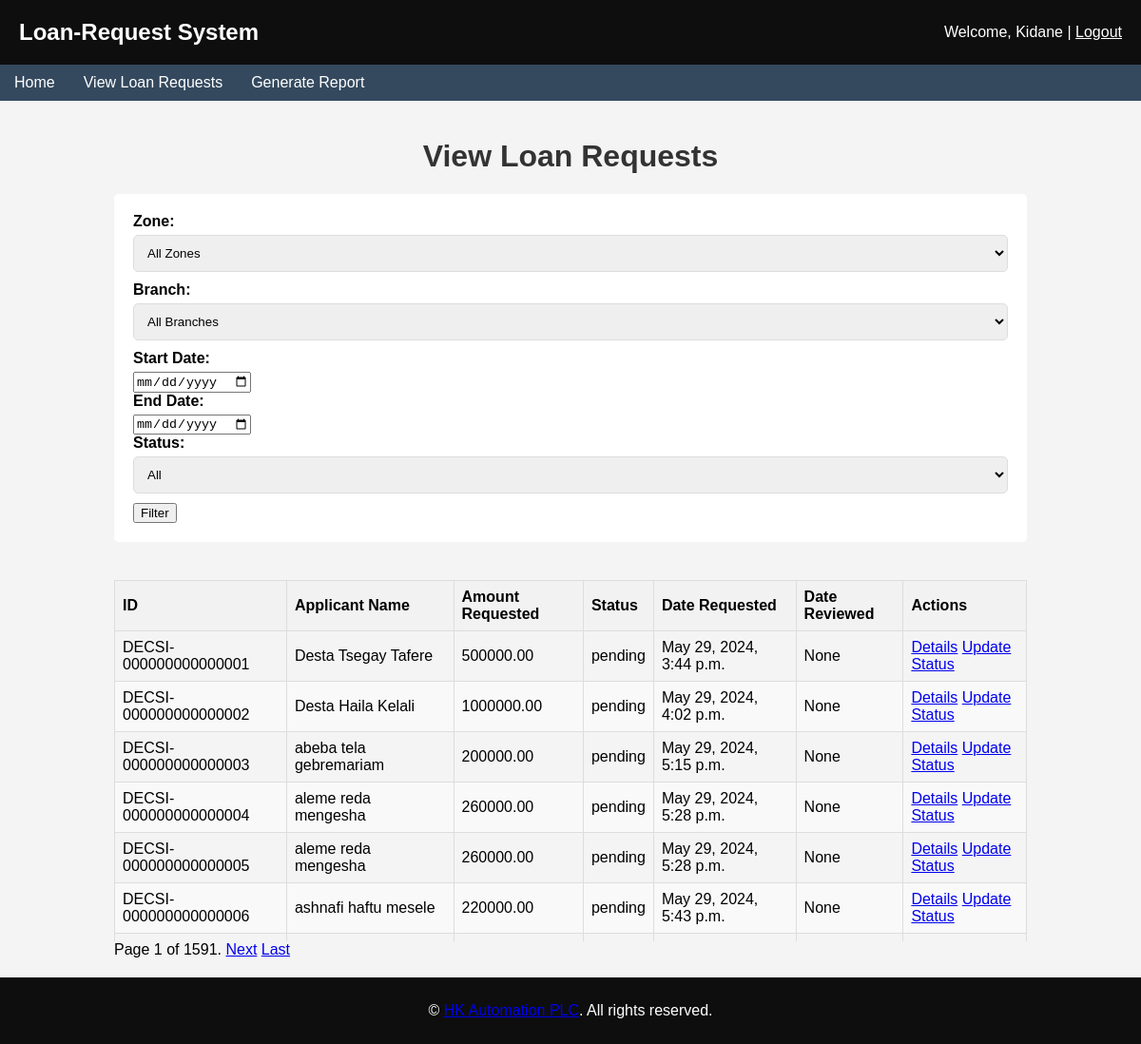
The app's page /view_loan_requests_operation_manager/ (signed in) with its own data.
### loans/models.py (models this page shows, shortened)
class CustomUser(AbstractUser):
    USER_ROLES = [
        ('loan_officer', 'Loan Officer'),
        ('finance', 'Finance'),
        ('operational_manager', 'Operational Manager'),
        ('manager', 'Manager')
    ]
    role = models.CharField(max_length=20, choices=USER_ROLES)
    phone_number = models.CharField(max_length=20)
    zone = models.ForeignKey(Zone, on_delete=models.SET_NULL, null=True, blank=True)
    branch = models.ForeignKey(Branch, on_delete=models.SET_NULL, null=True, blank=True)

class LoanRequest(models.Model):
    loan_request_id = models.CharField(max_length=22, unique=True)
    applicant_name = models.CharField(max_length=255)
    phone_number = models.CharField(max_length=15, default='0953333311')
    email = models.EmailField()
    category = models.ForeignKey(LoanCategory, on_delete=models.CASCADE)
    collateral = models.ForeignKey(CollateralType, on_delete=models.CASCADE)
    amount_requested = models.DecimalField(max_digits=20, decimal_places=2)
    reason = models.TextField()
    status = models.CharField(max_length=20, default='pending')
    operation_manager_approval = models.BooleanField(default=False)
    finance_approval = models.BooleanField(default=False)
    date_requested = models.DateTimeField()
    date_reviewed = models.DateTimeField(null=True, blank=True)
    branch = models.ForeignKey(Branch, on_delete=models.CASCADE)
    customer_history = models.CharField(null=True, blank=True, max_length=50, choices=[('new', 'New'), ('existing', 'Existing')])

### loans/views.py (the view)
# urls.py: path('view_loan_requests_operation_manager/', views.view_loan_requests_operation_manager, name='view_loan_requests_operation_manager'),
@login_required
@user_passes_test(lambda u: u.role == 'operational_manager')
def view_loan_requests_operation_manager(request):
    loan_requests = LoanRequest.objects.all()  # Operation managers can see all requests
    zone_id = request.GET.get('zone_id')
    branch_id = request.GET.get('branch_id')
    start_date = request.GET.get('start_date')
    end_date = request.GET.get('end_date')
    status = request.GET.get('status')
    if zone_id:
        loan_requests = loan_requests.filter(branch__zone_id=zone_id)
    if branch_id:
        loan_requests = loan_requests.filter(branch_id=branch_id)
    if start_date and end_date:
        loan_requests = loan_requests.filter(date_requested__range=[start_date, end_date])
    if status:
        loan_requests = loan_requests.filter(status=status)
    paginator = Paginator(loan_requests, 10)  # Show 10 loan requests per page
    page_number = request.GET.get('page')
    page_obj = paginator.get_page(page_number)
    context = {
        'page_obj': page_obj,
        'zones': Zone.objects.all(),
        'branches': Branch.objects.all(),
    }
    return render(request, 'loans/view_loan_requests_operation_manager.html', context)

### templates/loans/view_loan_requests_operation_manager.html (shortened to what this page needs)
{% extends "base.html" %}
{% block content %}
<h1>View Loan Requests</h1>
<form method="get">
    <label for="zone">Zone:</label>
    <select name="zone_id" id="zone">
        <option value="">All Zones</option>
    </select>
    <label for="branch">Branch:</label>
    <select name="branch_id" id="branch">
        <option value="">All Branches</option>
    </select>
    <label for="start_date">Start Date:</label>
    <input type="date" name="start_date" id="start_date">
    <label for="end_date">End Date:</label>
    <input type="date" name="end_date" id="end_date">
    <label for="status">Status:</label>
    <select name="status" id="status">
        <option value="">All</option>
    </select>
    <button type="submit">Filter</button>
</form>
<div class="table-container">
    <table>
        <thead>
            <tr>
                <th>ID</th>
                <th>Applicant Name</th>
                <th>Amount Requested</th>
                <th>Status</th>
                <th>Date Requested</th>
                <th>Date Reviewed</th>
                <th>Actions</th>
            </tr>
        </thead>
        <tbody>
            {% for loan_request in page_obj %}
            <tr>
                <td>{{ loan_request.loan_request_id }}</td>
                <td>{{ loan_request.applicant_name }}</td>
                <td>{{ loan_request.amount_requested }}</td>
                <td>{{ loan_request.status }}</td>
                <td>{{ loan_request.date_requested }}</td>
                <td>{{ loan_request.date_reviewed }}</td>
                <td>
                    <a href="{% url 'loan_request_detail_operation_manager' loan_request.id %}">Details</a>
                    {% if user.role == 'operational_manager' %}
                        <a href="{% url 'update_operation_manager_approval' loan_request.id %}">Update Status</a>
                    {% endif %}
                </td>
            </tr>
            {% endfor %}
        </tbody>
    </table>
</div>
<div class="pagination">
    <span class="step-links">
        <span class="current">
            Page {{ page_obj.number }} of {{ page_obj.paginator.num_pages }}.
        </span>
        {% if page_obj.has_next %}
            <a href="?page={{ page_obj.next_page_number }}{% if request.GET %}&{% for key, value in request.GET.items %}{% if key != 'page' %}&{{ key }}={{ value }}{% endif %}{% endfor %}{% endif %}">Next</a>
            <a href="?page={{ page_obj.paginator.num_pages }}{% if request.GET %}&{% for key, value in request.GET.items %}{% if key != 'page' %}&{{ key }}={{ value }}{% endif %}{% endfor %}{% endif %}">Last</a>
        {% endif %}
    </span>
</div>
{% endblock %}

### templates/base.html (shortened to what this page needs)
<!DOCTYPE html>
<html>
<head>
    {% load static %}
    <link rel="stylesheet" type="text/css" href="{% static 'css/styles.css' %}">
</head>
<body>
    <header>
        <h1 style="color: white;">Loan-Request System</h1>
        {% if user.is_authenticated %}
            <p>Welcome, {{ user.username }} | <a href="{% url 'logout' %}" style="color: white;">Logout</a></p>
        {% else %}
            <p><a href="{% url 'login' %}" style="color: white;">Login</a></p>
        {% endif %}
    </header>
    <nav>
        <a href="{% url 'home' %}">Home</a>
        {% if user.is_authenticated %}
            {% if user.role == 'loan_officer' %}
                <a href="{% url 'create_loan_request' %}">Add Loan Request</a>
                <a href="{% url 'view_loan_requests' %}">View Loan Requests</a>
                <a href="{% url 'view_report_options' %}">Generate Report</a>
            {% elif user.role == 'operational_manager' %}
                <a href="{% url 'view_loan_requests_operation_manager' %}">View Loan Requests</a>
                <a href="{% url 'view_report_options' %}">Generate Report</a>
            {% elif user.role == 'finance' %}
                <a href="{% url 'view_loan_requests_finance_manager' %}">View Loan Requests</a>
                <a href="{% url 'view_report_options' %}">Generate Report</a>
            {% elif user.role == 'manager' %}
                <a href="{% url 'view_loan_requests_manager' %}">View Loan Requests</a>
                <a href="{% url 'view_report_options' %}">Generate Report</a>
            {% endif %}
        {% endif %}
    </nav>
    <div class="container">
        {% block content %}
        {% endblock %}
    </div>
    <footer>
        <p>&copy;  <a href="https://seqela.com">HK Automation PLC</a>. All rights reserved.</p>
    </footer>
</body>
</html>

### static/css/styles.css (style rules this page uses)
body { font-family: Arial, sans-serif; margin: 0; padding: 0; background-color: #f4f4f4; }
header { background-color: #0c0b0b; color: white; padding: 10px 0; text-align: center; }
nav { margin: 0; padding: 0; background-color: #444; overflow: hidden; }
nav a { float: left; display: block; color: white; text-align: center; padding: 14px 20px; text-decoration: none; }
.container { width: 80%; margin: auto; overflow: hidden; }
h1 { margin-top: 20px; text-align: center; color: #333; }
form { background: white; padding: 20px; border-radius: 5px; margin: 20px 0; }
form label { display: block; margin-bottom: 5px; font-weight: bold; }
form input[type="text"], form input[type="password"], form select, form textarea { width: 100%; padding: 10px; margin-bottom: 10px; border: 1px solid #ddd; border-radius: 5px; }
body { display: flex; flex-direction: column; min-height: 100vh; margin: 0; }
.container { flex: 1; overflow: auto; padding: 20px; }
footer { text-align: center; padding: 10px 0; background-color: #0e0e0e; color: white; position: relative; bottom: 0; width: 100%; }
.table-container { max-height: 400px; overflow-y: auto; margin-top: 20px; }
table { width: 100%; border-collapse: collapse; margin: 20px 0; }
table, th, td { border: 1px solid #ddd; }
th, td { padding: 12px; text-align: left; }
th { background-color: #f2f2f2; color: black; }
tr:nth-child(even) { background-color: #f9f9f9; }
nav { display: flex; background-color: #0e0e0e; overflow: hidden; }
nav a { padding: 10px 20px; text-align: center; color: white; text-decoration: none; display: inline-block; }

### templates/base.html (style rules this page uses)
body { display: flex; flex-direction: column; min-height: 100vh; margin: 0; }
.container { flex: 1; overflow: auto; padding: 20px; }
footer { text-align: center; padding: 10px 0; background-color: #0e0e0e; color: white; position: relative; bottom: 0; width: 100%; }
.table-container { max-height: 400px; overflow-y: auto; margin-top: 20px; }
table { width: 100%; border-collapse: collapse; margin: 20px 0; }
table, th, td { border: 1px solid #ddd; }
th, td { padding: 8px; text-align: left; }
th { background-color: #f2f2f2; color: black; }
tr:nth-child(even) { background-color: #f9f9f9; }
header { background-color: #0e0e0e; color: white; padding: 20px; display: flex; justify-content: space-between; align-items: center; }
header h1 { margin: 0; font-size: 24px; }
header p { margin: 0; }
nav { display: flex; background-color: #34495E; overflow: hidden; }
nav a { padding: 10px 15px; text-align: center; color: white; text-decoration: none; display: inline-block; }

### records on screen
CustomUser: username "Kidane"
LoanRequest: loan_request_id "DECSI-000000000000001", applicant_name "Desta Tsegay Tafere", amount_requested "500000.00", status "pending", date_requested "May 29, 2024, 3:44 p.m.", date_reviewed "None", shows "Update Status"
LoanRequest: loan_request_id "DECSI-000000000000002", applicant_name "Desta Haila Kelali", amount_requested "1000000.00", status "pending", date_requested "May 29, 2024, 4:02 p.m.", date_reviewed "None", shows "Update Status"
LoanRequest: loan_request_id "DECSI-000000000000003", applicant_name "abeba tela gebremariam", amount_requested "200000.00", status "pending", date_requested "May 29, 2024, 5:15 p.m.", date_reviewed "None", shows "Update Status"
LoanRequest: loan_request_id "DECSI-000000000000004", applicant_name "aleme reda mengesha", amount_requested "260000.00", status "pending", date_requested "May 29, 2024, 5:28 p.m.", date_reviewed "None", shows "Update Status"
LoanRequest: loan_request_id "DECSI-000000000000005", applicant_name "aleme reda mengesha", amount_requested "260000.00", status "pending", date_requested "May 29, 2024, 5:28 p.m.", date_reviewed "None", shows "Update Status"
LoanRequest: loan_request_id "DECSI-000000000000006", applicant_name "ashnafi haftu mesele", amount_requested "220000.00", status "pending", date_requested "May 29, 2024, 5:43 p.m.", date_reviewed "None", shows "Update Status"

### other values on screen
{{ page_obj.number }} "1"
{{ page_obj.paginator.num_pages }} "1591"
